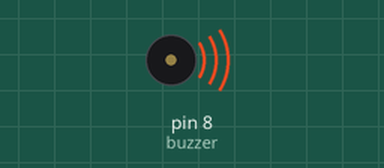
This sketch was run on a simulated Arduino Uno, built with avr-gcc and run on an emulated ATmega328P. On the bench: buzzer (waves = sounding).

Above: at 0.12 s.
At 40.2 s:
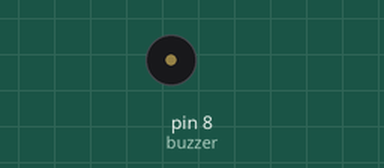
Timing chart, 0 to 104.2 s (numbered marks = the images above):
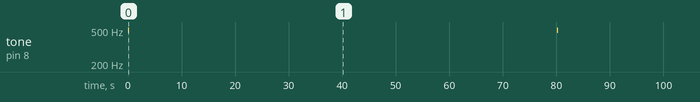

The sketch:

buzzer.ino
```cpp
int buzzer = 8 ;
void setup ()
{
  pinMode (buzzer, OUTPUT) ;
}
void loop ()
{
  unsigned char i, j ;
  while (1)
  {
    for (i = 0; i <80; i++) // When a frequency sound
    {
      digitalWrite (buzzer, HIGH) ; //send tone
      delay (1) ;
      digitalWrite (buzzer, LOW) ; //no tone
      delay (1) ;
    }
    for (i = 0; i <100; i++)
    {
      digitalWrite (buzzer, HIGH) ;
      delay (400) ;
      digitalWrite (buzzer, LOW) ;
      delay (400) ;
    }
  }
}
```

Measured:
- by itself, tone on pin 8 (buzzer): alternates 496 Hz for 0.16 s and silent for 80.0 s
